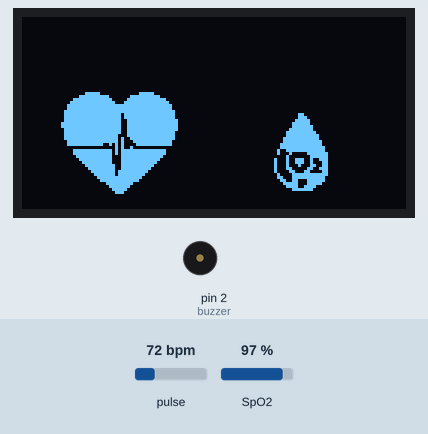
Simulated run of this sketch. Board: Arduino Uno, built with avr-gcc and run on an emulated ATmega328P. On the bench: 128×64 one-colour display, buzzer (waves = sounding, pin HIGH). Inputs (shaded band) come from the test bench; at power-on: SpO2 97 %, pulse 72 bpm. What the sketch prints to the serial monitor is not drawn.

Above: at 2.6 s.
2.7 s: SpO2 set to 95 %
5.2 s: SpO2 set to 92 %
At 7.0 s:
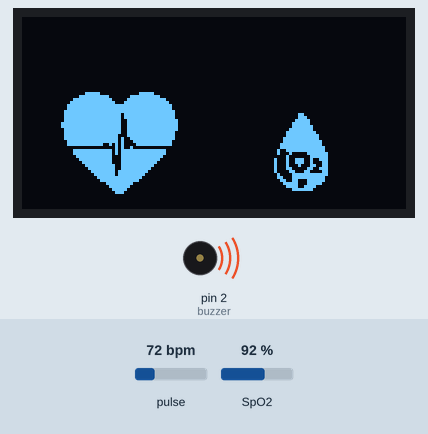
11.1 s: SpO2 set to 100 %
13.5 s: SpO2 set to 80 %
At 18.5 s:
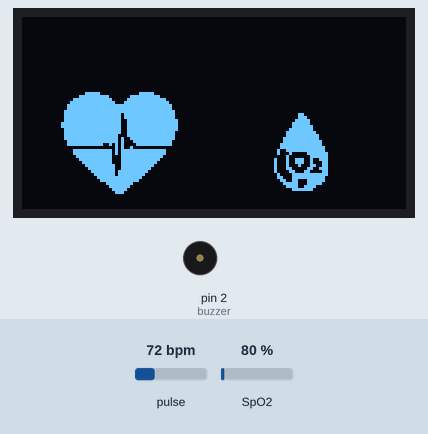
Timing chart, 0 to 20.4 s (numbered marks = the images above; inputs shaded):
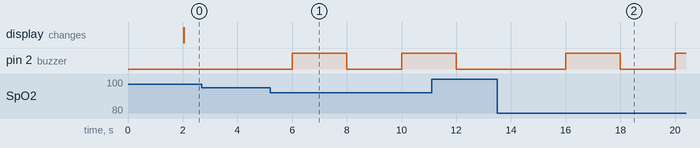

The sketch:

MAX30100_OLED.ino
```cpp
#include <Wire.h> //Used for I2C functionalities
#include <MAX30100_PulseOximeter.h> //Used for MAX30100 Pulse oximeter
#include <OakOLED.h> //Used for OLED module

#define TIME_PERIOD 1 //Delay in seconds
#define SpO2_THRES 94 //Threshold for safe oxygen saturation
#define buzzer 2 //Digital pin to which buzzer is connected

OakOLED display; //OakOLED object
PulseOximeter pox; //PulseOximeter object

//Variables used for controlling the pulse oximeter & buzzer
unsigned long prevTime = 0;
int bpm;
int SpO2;
bool buzzerState = false;

//Bitmap of heart rate image [64x34px, 160 brightness]
const unsigned char heart [] PROGMEM = {
  0x00, 0x00, 0x07, 0xc0, 0x01, 0xf0, 0x00, 0x00, 0x00, 0x00, 0x1f, 0xf8, 0x0f, 0xfc, 0x00, 0x00,
  0x00, 0x00, 0x7f, 0xfc, 0x1f, 0xff, 0x00, 0x00, 0x00, 0x00, 0xff, 0xfe, 0x3f, 0xff, 0x80, 0x00,
  0x00, 0x01, 0xff, 0xff, 0xff, 0xff, 0xc0, 0x00, 0x00, 0x01, 0xff, 0xff, 0xff, 0xff, 0xc0, 0x00,
  0x00, 0x03, 0xff, 0xff, 0xff, 0xff, 0xe0, 0x00, 0x00, 0x03, 0xff, 0xff, 0xbf, 0xff, 0xe0, 0x00,
  0x00, 0x03, 0xff, 0xff, 0xbf, 0xff, 0xe0, 0x00, 0x00, 0x03, 0xff, 0xff, 0x9f, 0xff, 0xf0, 0x00,
  0x00, 0x07, 0xff, 0xff, 0x9f, 0xff, 0xf0, 0x00, 0x00, 0x07, 0xff, 0xff, 0x9f, 0xff, 0xf0, 0x00,
  0x00, 0x03, 0xff, 0xff, 0x9f, 0xff, 0xf0, 0x00, 0x00, 0x03, 0xff, 0xff, 0x9f, 0xff, 0xe0, 0x00,
  0x00, 0x03, 0xff, 0xff, 0x1f, 0xff, 0xe0, 0x00, 0x00, 0x03, 0xff, 0xff, 0x4f, 0xff, 0xe0, 0x00,
  0x00, 0x01, 0xff, 0xff, 0x47, 0xff, 0xc0, 0x00, 0x00, 0x01, 0xff, 0xe5, 0x43, 0xff, 0xc0, 0x00,
  0x00, 0x00, 0x00, 0x01, 0x48, 0x00, 0x00, 0x00, 0x00, 0x00, 0x7f, 0xfd, 0x7f, 0xff, 0x00, 0x00,
  0x00, 0x00, 0x7f, 0xfd, 0x7f, 0xff, 0x00, 0x00, 0x00, 0x00, 0x3f, 0xfc, 0x7f, 0xfe, 0x00, 0x00,
  0x00, 0x00, 0x1f, 0xfc, 0x7f, 0xfc, 0x00, 0x00, 0x00, 0x00, 0x0f, 0xfc, 0x7f, 0xf8, 0x00, 0x00,
  0x00, 0x00, 0x07, 0xfe, 0x7f, 0xf0, 0x00, 0x00, 0x00, 0x00, 0x03, 0xfe, 0x7f, 0xe0, 0x00, 0x00,
  0x00, 0x00, 0x01, 0xfe, 0xff, 0xc0, 0x00, 0x00, 0x00, 0x00, 0x00, 0xfe, 0xff, 0x80, 0x00, 0x00,
  0x00, 0x00, 0x00, 0x7f, 0xff, 0x00, 0x00, 0x00, 0x00, 0x00, 0x00, 0x3f, 0xfe, 0x00, 0x00, 0x00,
  0x00, 0x00, 0x00, 0x0f, 0xf8, 0x00, 0x00, 0x00, 0x00, 0x00, 0x00, 0x07, 0xf0, 0x00, 0x00, 0x00,
  0x00, 0x00, 0x00, 0x03, 0xe0, 0x00, 0x00, 0x00, 0x00, 0x00, 0x00, 0x01, 0xc0, 0x00, 0x00, 0x00
};

//Bitmap of oxygen saturation image [64x34px, 120 brightness]
const unsigned char oxysat [] PROGMEM = {
  0x00, 0x00, 0x00, 0x00, 0x00, 0x00, 0x00, 0x00, 0x00, 0x00, 0x00, 0x00, 0x00, 0x00, 0x00, 0x00,
  0x00, 0x00, 0x00, 0x00, 0x00, 0x00, 0x00, 0x00, 0x00, 0x00, 0x00, 0x00, 0x00, 0x00, 0x00, 0x00,
  0x00, 0x00, 0x00, 0x00, 0x00, 0x00, 0x00, 0x00, 0x00, 0x00, 0x00, 0x00, 0x00, 0x00, 0x00, 0x00,
  0x00, 0x00, 0x00, 0x00, 0x00, 0x00, 0x00, 0x00, 0x00, 0x00, 0x00, 0x0c, 0x00, 0x00, 0x00, 0x00,
  0x00, 0x00, 0x00, 0x0e, 0x00, 0x00, 0x00, 0x00, 0x00, 0x00, 0x00, 0x1f, 0x00, 0x00, 0x00, 0x00,
  0x00, 0x00, 0x00, 0x3f, 0x00, 0x00, 0x00, 0x00, 0x00, 0x00, 0x00, 0x3f, 0x80, 0x00, 0x00, 0x00,
  0x00, 0x00, 0x00, 0x7f, 0x80, 0x00, 0x00, 0x00, 0x00, 0x00, 0x00, 0xff, 0xc0, 0x00, 0x00, 0x00,
  0x00, 0x00, 0x00, 0xff, 0xe0, 0x00, 0x00, 0x00, 0x00, 0x00, 0x01, 0xff, 0xe0, 0x00, 0x00, 0x00,
  0x00, 0x00, 0x01, 0xff, 0xf0, 0x00, 0x00, 0x00, 0x00, 0x00, 0x03, 0xff, 0xf0, 0x00, 0x00, 0x00,
  0x00, 0x00, 0x03, 0xff, 0xf8, 0x00, 0x00, 0x00, 0x00, 0x00, 0x04, 0xff, 0xf8, 0x00, 0x00, 0x00,
  0x00, 0x00, 0x04, 0x41, 0xfc, 0x00, 0x00, 0x00, 0x00, 0x00, 0x00, 0x80, 0xfc, 0x00, 0x00, 0x00,
  0x00, 0x00, 0x08, 0x9c, 0x9c, 0x00, 0x00, 0x00, 0x00, 0x00, 0x08, 0x9c, 0x8c, 0x00, 0x00, 0x00,
  0x00, 0x00, 0x08, 0x88, 0xcc, 0x00, 0x00, 0x00, 0x00, 0x00, 0x08, 0xc1, 0x9c, 0x00, 0x00, 0x00,
  0x00, 0x00, 0x08, 0x63, 0x0c, 0x00, 0x00, 0x00, 0x00, 0x00, 0x04, 0x3f, 0xfc, 0x00, 0x00, 0x00,
  0x00, 0x00, 0x06, 0x3f, 0xf8, 0x00, 0x00, 0x00, 0x00, 0x00, 0x03, 0x31, 0xf8, 0x00, 0x00, 0x00,
  0x00, 0x00, 0x01, 0xf1, 0xf0, 0x00, 0x00, 0x00, 0x00, 0x00, 0x00, 0xf3, 0xc0, 0x00, 0x00, 0x00,
  0x00, 0x00, 0x00, 0x3f, 0x80, 0x00, 0x00, 0x00, 0x00, 0x00, 0x00, 0x00, 0x00, 0x00, 0x00, 0x00
};

//Function executed when a heart beat is detected
void onBeatDetected() {
  Serial.println("Beat! ♥");
}

void setup() {
  Serial.begin(9600); //Initialisation of Arduino's Serial
  pinMode(buzzer, OUTPUT); //Direction of buzzer

  display.begin(); //Initialisation of OLED module
  //Initial display configurations
  display.clearDisplay();
  display.setTextSize(1);
  display.setTextColor(0);

  if (!pox.begin()){ //Initialisation of pulse oximeter module
    Serial.println("Initialisation of MAX30100 FAILED.");
    while(1);
  } else
    Serial.println("MAX30100 Successfully Initialised.");

  //Initial pulse oximeter configurations
  pox.setIRLedCurrent(MAX30100_LED_CURR_7_6MA);
  pox.setOnBeatDetectedCallback(onBeatDetected);
}

void loop() {
  pox.update(); //Run the update as fast as possible
  //Run once for every TIME_PERIOD seconds
  if (millis()/1000 - prevTime > TIME_PERIOD) {
    bpm = pox.getHeartRate(); //Calculate the heart rate
    SpO2 = constrain(pox.getSpO2(), 0, 100); //Calculate the oxygen saturation

    Serial.print("Heart rate: ");
    Serial.print(bpm);
    Serial.print("bpm  SpO2: ");
    Serial.print(SpO2);
    Serial.println("%");
    prevTime = millis()/1000;

    //Switch ON the buzzer if oxygen saturation is below safe threshold
    if(SpO2 != 0 && SpO2 < SpO2_THRES && !buzzerState){
      digitalWrite(buzzer, HIGH);
      buzzerState = true;
    } else if(SpO2 != 0 && SpO2 < SpO2_THRES && buzzerState) {
      digitalWrite(buzzer, LOW);
      buzzerState = false;
    } else
      digitalWrite(buzzer, LOW);

    //Display the heart rate and oxygen saturation on the OLED
    display.clearDisplay();

    display.setCursor(0,0);
    display.print("Heart Rate:");
    display.setCursor(0,10);
    display.print(bpm);
    display.print(" bpm");

    display.setCursor(74,0);
    display.print("SpO2:");
    display.setCursor(74,10);
    display.print(SpO2);
    display.print(" %");

    display.drawBitmap(0, 25, heart, 64, 34, 1);
    display.drawBitmap(64, 25, oxysat, 64, 34, 1);
    display.display();
  }
}
```

Measured:
- the behaviour switches between 94 and 93 % on SpO2 (found by bisection; images 0 and 1)
- after the input at 2.7 s, every drawn part: stays the same
- after the input at 5.2 s, pin 2 (buzzer): LOW → HIGH after 0.80 s, → LOW 2.0 s later, → HIGH 2.0 s later
- after the input at 13.5 s, pin 2 (buzzer): LOW → HIGH after 2.5 s, → LOW 2.0 s later, → HIGH 2.0 s later
